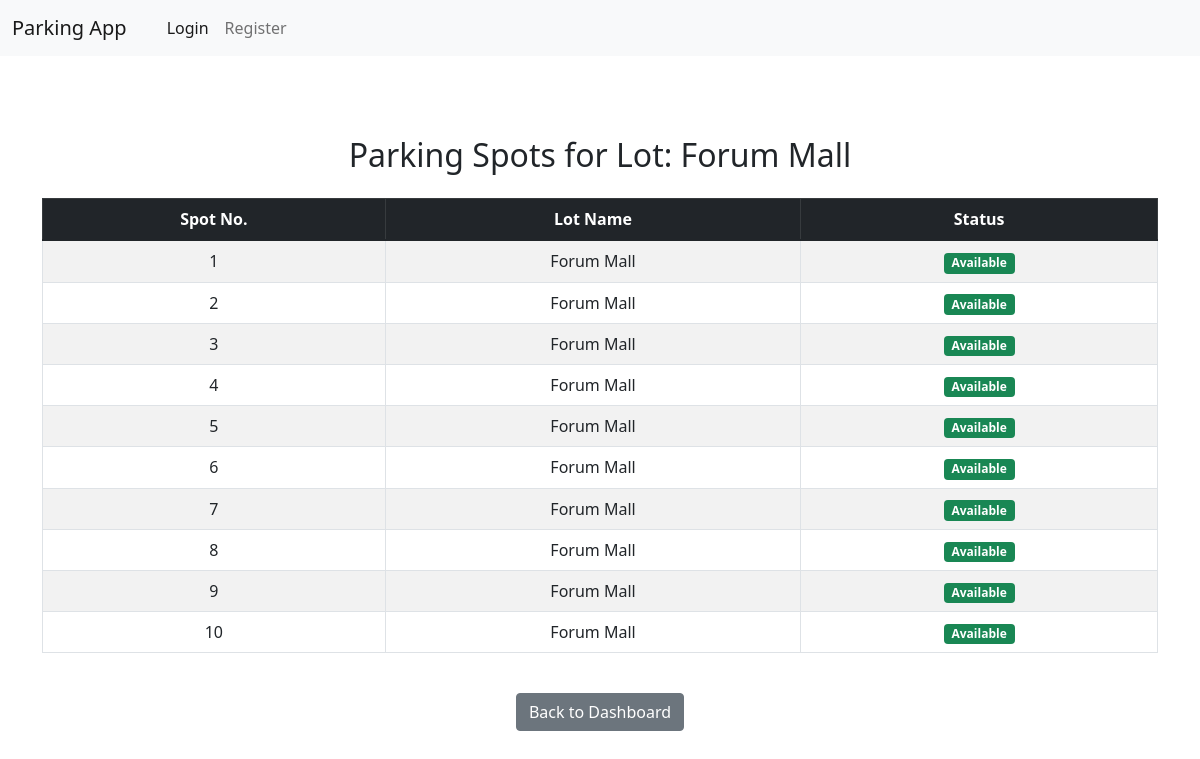
The app's page /lot/2/view, older data.
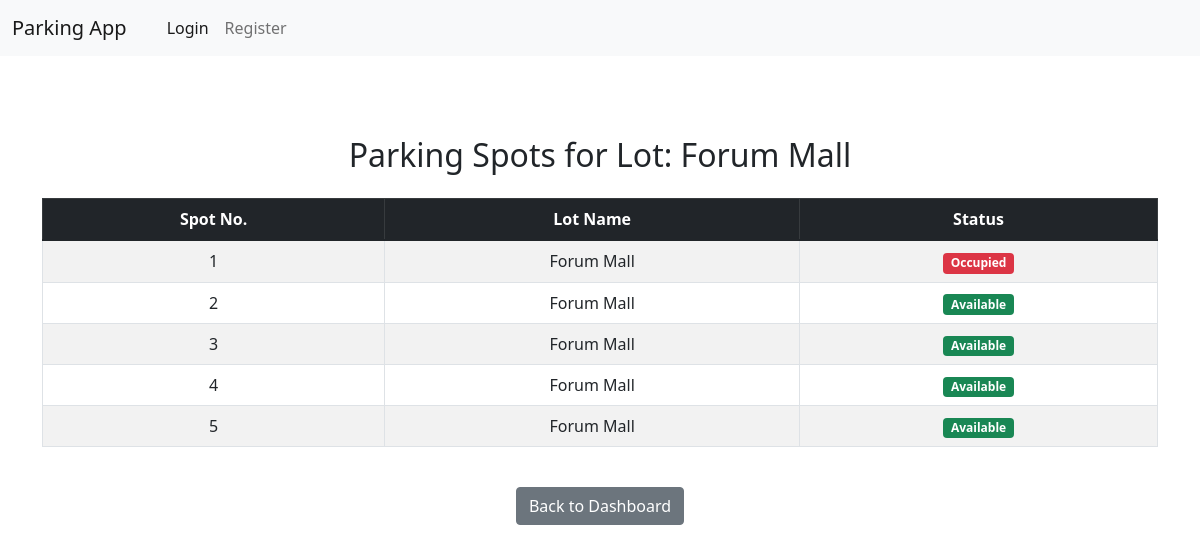
The same page, newer data.
### pyfiles/models.py (models this page shows)
class ParkingSpot(db.Model):
    __tablename__ = 'parking_spot'
    id = db.Column(db.Integer, primary_key=True)
    lot_id = db.Column(db.Integer, db.ForeignKey('parking_lot.id',ondelete = 'CASCADE'), nullable=False)
    status = db.Column(db.String(1), nullable=False)
    __table_args__ = (
        db.CheckConstraint("status IN ('A', 'O')", name='check_status_valid'),
    )

class ParkingLot(db.Model):
    __tablename__ = 'parking_lot'
    id = db.Column(db.Integer, primary_key=True)
    name = db.Column(db.String(120), unique=True, nullable=False)
    price = db.Column(db.Integer, nullable=False)
    address = db.Column(db.String(500), nullable=False)
    pin_code = db.Column(db.String(6), nullable=False)
    max_num_spots = db.Column(db.Integer, nullable=False)
    parkingspot = db.relationship('ParkingSpot', backref='lot',cascade='all, delete-orphan',single_parent=True)

### pyfiles/routes.py (the view)
@app.route('/lot/<int:lot_id>/view', methods =['GET'])
def view_lot(lot_id):
    lot= ParkingLot.query.get(lot_id)
    if not lot:
        flash('Lot not found','error')
        return redirect(url_for('home'))
    spots = lot.parkingspot
    return render_template('view_lot.html',spots = spots,lot =lot)

### templates/view_lot.html
{% extends 'index.html' %} {% block title %}View Parking Spots{% endblock %} {%
block content %}
<div class="container py-5">
  <h2 class="text-center mb-4">Parking Spots for Lot: {{ lot.name }}</h2>
  <div class="table-responsive">
    <table class="table table-bordered table-striped text-center align-middle">
      <thead class="table-dark">
        <tr>
          <th scope="col">Spot No.</th>
          <th scope="col">Lot Name</th>
          <th scope="col">Status</th>
        </tr>
      </thead>
      <tbody>
        {% for spot in lot.parkingspot %}
        <tr>
          <td>{{ loop.index }}</td>
          <td>{{ lot.name }}</td>
          <td>
            {% if spot.status == 'O' %}
            <span class="badge bg-danger">Occupied</span>
            {% else %}
            <span class="badge bg-success">Available</span>
            {% endif %}
          </td>
        </tr>
        {% endfor %}
      </tbody>
    </table>
  </div>
  <div class="text-center mt-4">
    <a href="{{ url_for('home') }}" class="btn btn-secondary"
      >Back to Dashboard</a
    >
  </div>
</div>
{% endblock %}

Row changes from the older to the newer data that the page shows:
removed ParkingSpot: {{ lot.name }} "Forum Mall", status "Available"
removed ParkingSpot: {{ lot.name }} "Forum Mall", status "Available"
removed ParkingSpot: {{ lot.name }} "Forum Mall", status "Available"
removed ParkingSpot: {{ lot.name }} "Forum Mall", status "Available"
removed ParkingSpot: {{ lot.name }} "Forum Mall", status "Available"
changed ParkingSpot (number 1 of 5 on the later page): status "Available" → "Occupied"
